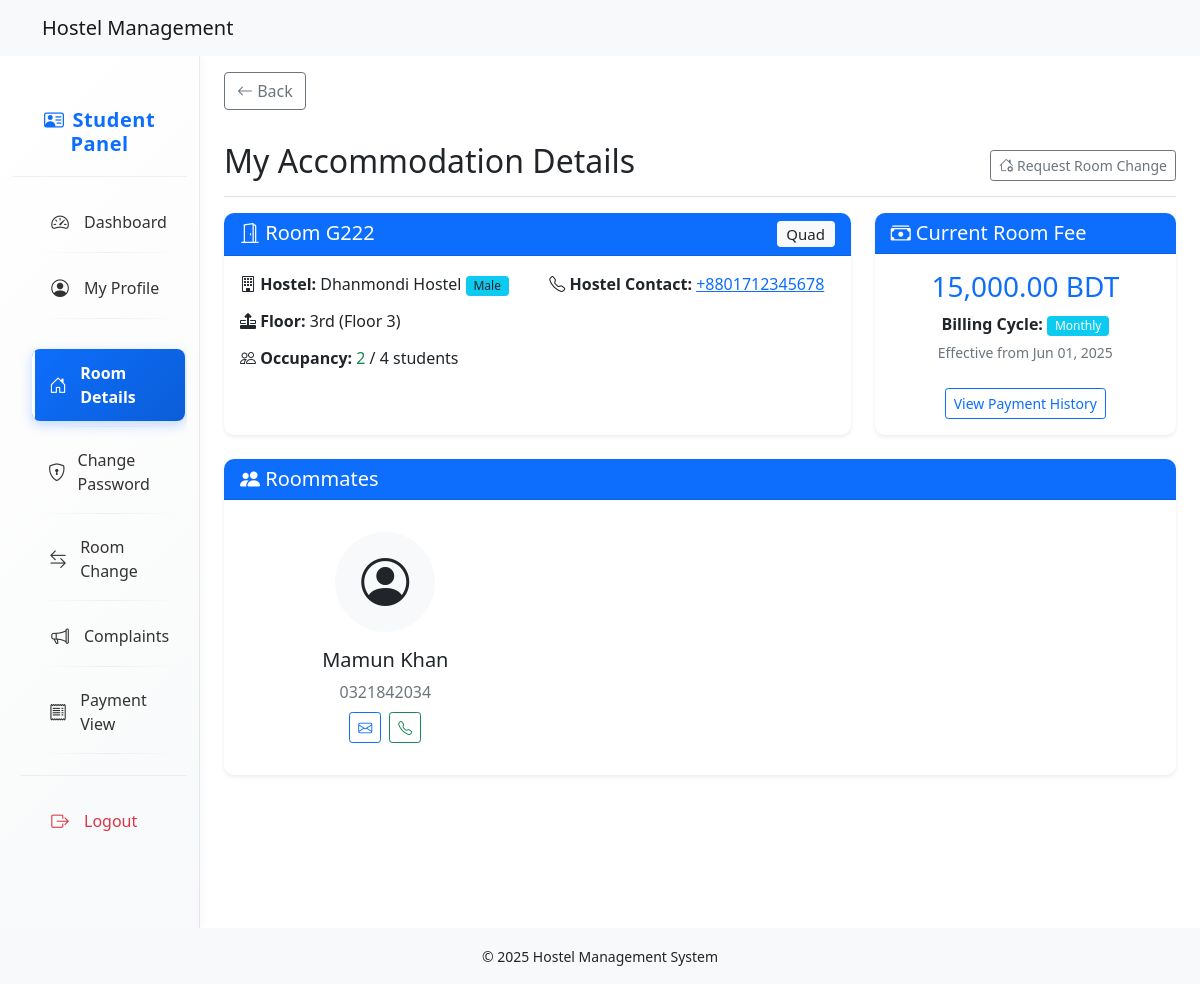
/student/sections/room/room_details.php (signed in), run on an earlier commit of the app's database.
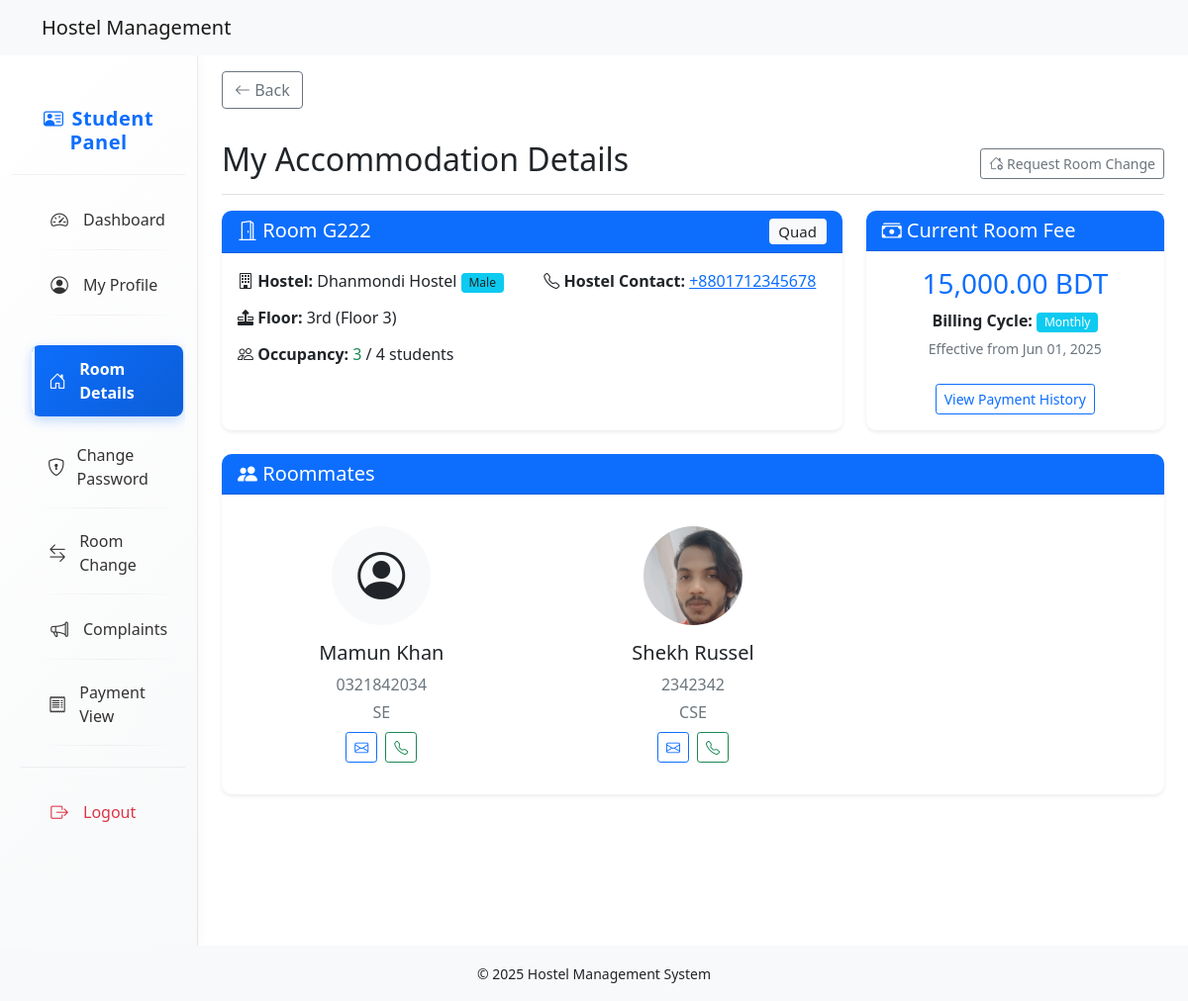
And on a later commit of the database.
### tables this page shows
CREATE TABLE `students` (
  `id` int(11) NOT NULL,
  `profile_image_url` varchar(255) DEFAULT NULL,
  `hostel_id` int(11) DEFAULT NULL,
  `room_id` int(11) DEFAULT NULL,
  `permanent_address_id` int(11) DEFAULT NULL,
  `temporary_address_id` int(11) DEFAULT NULL,
  `first_name` varchar(100) NOT NULL,
  `last_name` varchar(100) NOT NULL,
  `email` varchar(100) NOT NULL,
  `password` varchar(255) NOT NULL,
  `gender` enum('male','female','other') NOT NULL,
  `contact_number` varchar(255) NOT NULL,
  `is_verified` tinyint(1) DEFAULT 0,
  `is_approved` tinyint(1) DEFAULT 0,
  `verification_token` varchar(255) DEFAULT NULL,
  `varsity_id` varchar(255) NOT NULL,
  `department` varchar(100) DEFAULT NULL,
  `batch_year` varchar(20) DEFAULT NULL,
  `detail` varchar(255) DEFAULT NULL,
  `created_at` timestamp NOT NULL DEFAULT current_timestamp(),
  `updated_at` timestamp NOT NULL DEFAULT current_timestamp() ON UPDATE current_timestamp(),
  `is_checked_in` tinyint(1) DEFAULT 0,
  `is_checked_out` tinyint(1) DEFAULT 0,
  `check_in_at` datetime DEFAULT NULL,
  `check_out_at` datetime DEFAULT NULL,
  `father_name` varchar(100) DEFAULT NULL,
  `mother_name` varchar(100) DEFAULT NULL,
  `father_contact` varchar(20) DEFAULT NULL,
  `mother_contact` varchar(20) DEFAULT NULL,
  `emergency_contact` varchar(20) DEFAULT NULL,
  `blood_group` enum('A+','A-','B+','B-','AB+','AB-','O+','O-','Unknown') DEFAULT 'Unknown',
  `floor_id` int(11) DEFAULT NULL,
  `reset_token` varchar(255) DEFAULT NULL,
  `reset_expires` datetime DEFAULT NULL
);

### student/sections/room/room_details.php (the view, shortened to what the changed rows need)
<?php
require_once __DIR__ . '/../../../config/db.php';
require_once BASE_PATH . '/student/includes/header_student.php';
$student_id = $_SESSION['student']['id'];
$room_details = null;
$roommates = [];
$sql = "SELECT
            s.id AS student_id, s.first_name, s.last_name, s.email, s.profile_image_url, s.varsity_id, s.department,
            r.id AS room_id, r.room_number, r.max_capacity, r.hostel_id AS room_hostel_id, r.room_type_id,
            f.id AS floor_id, f.floor_number, f.floor_name,
            h.id AS hostel_id, h.hostel_name, h.hostel_type, h.contact_number,
            rt.type_name AS room_type, rt.description AS room_type_desc
        FROM students s
        LEFT JOIN rooms r ON s.room_id = r.id
        LEFT JOIN floors f ON r.floor_id = f.id
        LEFT JOIN hostels h ON r.hostel_id = h.id
        LEFT JOIN room_types rt ON r.room_type_id = rt.id
        WHERE s.id = ?
        GROUP BY s.id";
$stmt = $conn->prepare($sql);
$stmt->bind_param('i', $student_id);
$stmt->execute();
$result = $stmt->get_result();
if ($result && $result->num_rows > 0) {
    $room_details = $result->fetch_assoc();
}
$current_occupancy = 0;
if ($room_details && $room_details['room_id']) {
    $stmt = $conn->prepare("SELECT COUNT(*) FROM students WHERE room_id = ?");
    $stmt->bind_param('i', $room_details['room_id']);
    $stmt->execute();
    $stmt->bind_result($current_occupancy);
}
if ($room_details && $room_details['room_id']) {
    $sql_roommates = "SELECT
                        s.id, s.first_name, s.last_name, s.email, s.profile_image_url,
                        s.contact_number, s.varsity_id, s.department
                      FROM students s
                      WHERE room_id = ? AND id != ?
                      ORDER BY s.first_name";
    $stmt = $conn->prepare($sql_roommates);
    $stmt->bind_param('ii', $room_details['room_id'], $student_id);
    $stmt->execute();
    $roommates = $stmt->get_result()->fetch_all(MYSQLI_ASSOC);
}
$current_fee = null;
$fee_history = [];
if ($room_details && $room_details['room_hostel_id'] && $room_details['room_type_id']) {
    $sql_fee = "SELECT price, billing_cycle, effective_from
                FROM room_fees
                WHERE hostel_id = ? AND room_type_id = ?
                ORDER BY effective_from DESC";
    $stmt = $conn->prepare($sql_fee);
    $stmt->bind_param('ii', $room_details['room_hostel_id'], $room_details['room_type_id']);
    $stmt->execute();
    $fee_result = $stmt->get_result();
    if ($fee_result && $fee_result->num_rows > 0) {
        $first = true;
        while ($row = $fee_result->fetch_assoc()) {
            if ($first) {
                $current_fee = $row;
                $first = false;
            } else {
                $fee_history[] = $row;
            }
        }
    }
}
?>
<div class="content container-fluid">
    <div class="row full-height">
        <?php require_once BASE_PATH . '/student/includes/sidebar_student.php'; ?>
        <main class="col-md-10 ms-sm-auto px-md-4" style="overflow-y: auto; max-height: calc(100vh - 119px);">
            <div class="d-flex justify-content-between flex-wrap flex-md-nowrap align-items-center pt-3 pb-2 mb-3 border-bottom">
                <h1 class="h2">My Accommodation Details</h1>
            </div>
            <?php if ($room_details && $room_details['room_id']): ?>
                <div class="row mb-4">
                    <div class="col-md-8">
                        <div class="card shadow-sm h-100">
                            <div class="card-header bg-primary text-white">
                                <h5 class="mb-0">
                                    <i class="bi bi-door-open"></i> Room <?= htmlspecialchars($room_details['room_number']) ?>
                                    <span class="badge bg-light text-dark float-end"><?= htmlspecialchars($room_details['room_type']) ?></span>
                                </h5>
                            </div>
                            <div class="card-body">
                                <div class="row">
                                    <div class="col-md-6">
                                        <div class="room-info">
                                            <p><strong><i class="bi bi-building"></i> Hostel:</strong>
                                                <?= htmlspecialchars($room_details['hostel_name']) ?>
                                                <span class="badge bg-info text-dark"><?= htmlspecialchars(ucfirst($room_details['hostel_type'])) ?></span>
                                            </p>
                                            <p><strong><i class="bi bi-layer-forward"></i> Floor:</strong>
                                                <?= htmlspecialchars($room_details['floor_name']) ?> (Floor <?= htmlspecialchars($room_details['floor_number']) ?>)
                                            </p>
                                            <p><strong><i class="bi bi-people"></i> Occupancy:</strong>
                                                <span class="text-success"><?= $current_occupancy ?></span> /
                                                <?= htmlspecialchars($room_details['max_capacity']) ?> students
                                            </p>
                                        </div>
                                    </div>
                                    <div class="col-md-6">
                                        <div class="room-contact">
                                            <p><strong><i class="bi bi-telephone"></i> Hostel Contact:</strong>
                                                <a href="tel:<?= htmlspecialchars($room_details['contact_number']) ?>">
                                                    <?= htmlspecialchars($room_details['contact_number']) ?>
                                                </a>
                                            </p>
                                        </div>
                                    </div>
                                </div>
                            </div>
                        </div>
                    </div>
                    <div class="col-md-4">
                        <div class="card shadow-sm h-100">
                            <div class="card-header bg-primary text-white">
                                <h5 class="mb-0"><i class="bi bi-cash-stack"></i> Current Room Fee</h5>
                            </div>
                            <div class="card-body text-center">
                                <?php if ($current_fee): ?>
                                    <h3 class="text-primary"><?= number_format($current_fee['price'], 2) ?> BDT</h3>
                                    <p class="mb-1"><strong>Billing Cycle:</strong>
                                        <span class="badge bg-info"><?= htmlspecialchars(ucfirst($current_fee['billing_cycle'])) ?></span>
                                    </p>
                                    <p class="text-muted"><small>Effective from <?= date('M d, Y', strtotime($current_fee['effective_from'])) ?></small></p>
                                    <a href="<?= BASE_URL . '/student/sections/payment/payment_view.php' ?>" class="btn btn-sm btn-outline-primary mt-2">
                                        View Payment History
                                    </a>
                                <?php else: ?>
                                    <div class="alert alert-warning mb-0">No fee information available</div>
                                <?php endif; ?>
                            </div>
                        </div>
                    </div>
                </div>
                <div class="card shadow-sm mb-4">
                    <div class="card-header bg-primary text-white">
                        <h5 class="mb-0"><i class="bi bi-people-fill"></i> Roommates</h5>
                    </div>
                    <div class="card-body">
                        <?php if (count($roommates) > 0): ?>
                            <div class="row row-cols-1 row-cols-md-2 row-cols-lg-3 g-4">
                                <?php foreach ($roommates as $mate): ?>
                                    <div class="col">
                                        <div class="card h-100">
                                            <div class="card-body text-center">
                                                <div class="position-relative d-inline-block">
                                                    <?php if ($mate['profile_image_url']): ?>
                                                        <img src="<?= htmlspecialchars($mate['profile_image_url']) ?>"
                                                            class="rounded-circle mb-3"
                                                            width="100" height="100"
                                                            alt="<?= htmlspecialchars($mate['first_name']) ?>">
                                                    <?php else: ?>
                                                        <div class="rounded-circle bg-light d-flex align-items-center justify-content-center mb-3"
                                                            style="width: 100px; height: 100px;">
                                                            <i class="bi bi-person-circle" style="font-size: 3rem;"></i>
                                                        </div>
                                                    <?php endif; ?>
                                                </div>
                                                <h5><?= htmlspecialchars($mate['first_name'] . ' ' . $mate['last_name']) ?></h5>
                                                <p class="text-muted mb-1"><?= htmlspecialchars($mate['varsity_id']) ?></p>
                                                <p class="text-muted mb-2"><?= htmlspecialchars($mate['department']) ?></p>
                                                <div class="d-flex justify-content-center gap-2">
                                                    <a href="mailto:<?= htmlspecialchars($mate['email']) ?>" class="btn btn-sm btn-outline-primary">
                                                        <i class="bi bi-envelope"></i>
                                                    </a>
                                                    <a href="tel:<?= htmlspecialchars($mate['contact_number']) ?>" class="btn btn-sm btn-outline-success">
                                                        <i class="bi bi-telephone"></i>
                                                    </a>
                                                </div>
                                            </div>
                                        </div>
                                    </div>
                                <?php endforeach; ?>
                            </div>
                        <?php endif; ?>
                    </div>
                </div>
            <?php endif; ?>
        </main>
    </div>
</div>
<?php require_once BASE_PATH . '/student/includes/footer_student.php'; ?>

What changed in the data, as far as the page shows it:
changed students "Mamun Khan": department (not shown) → "SE"
added students: profile_image_url (picture), first_name+last_name "Shekh Russel", varsity "2342342", department "CSE"
Also different on the page:
$current_occupancy: "2" → "3"
